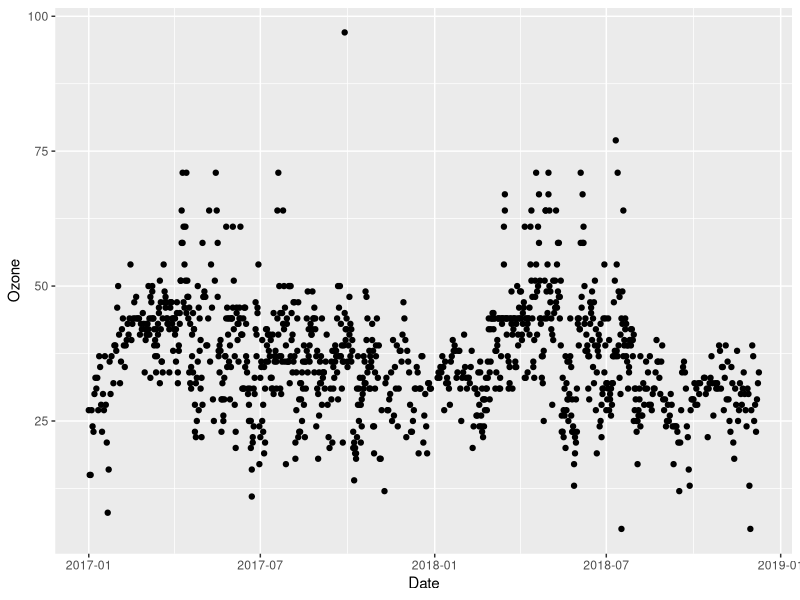
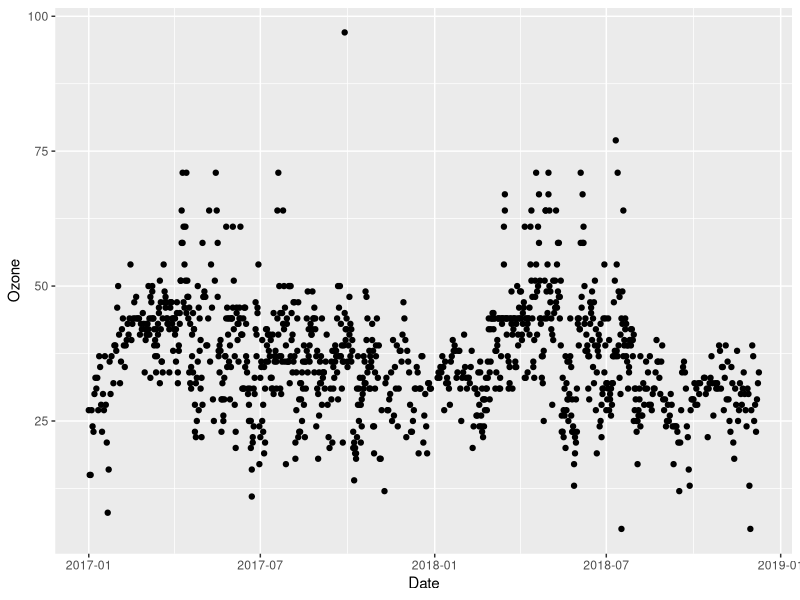
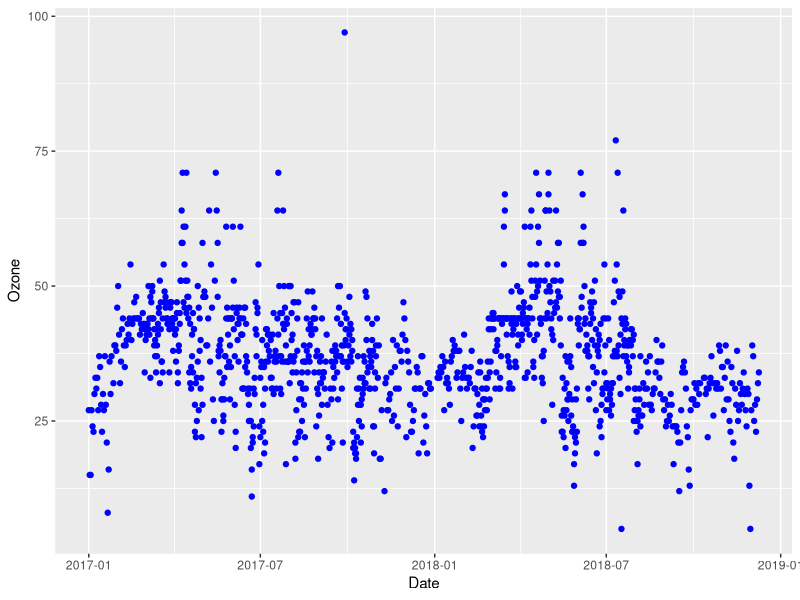
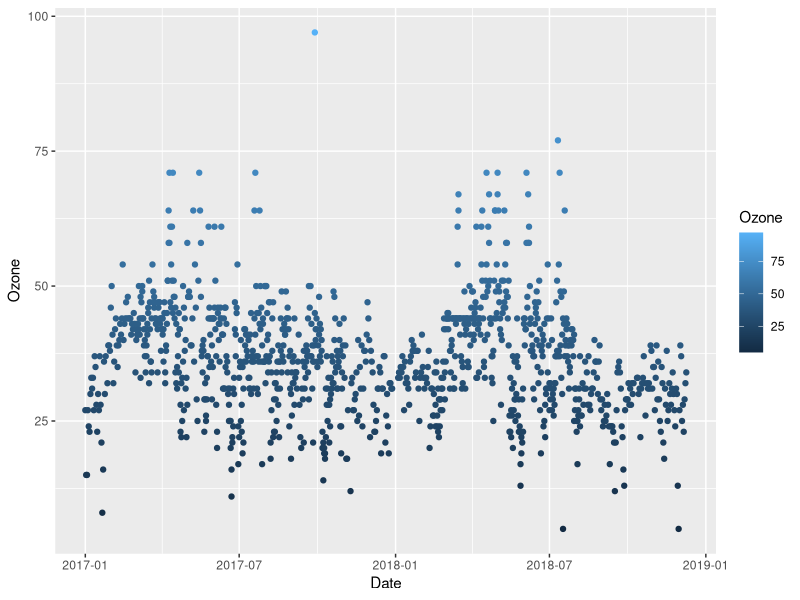
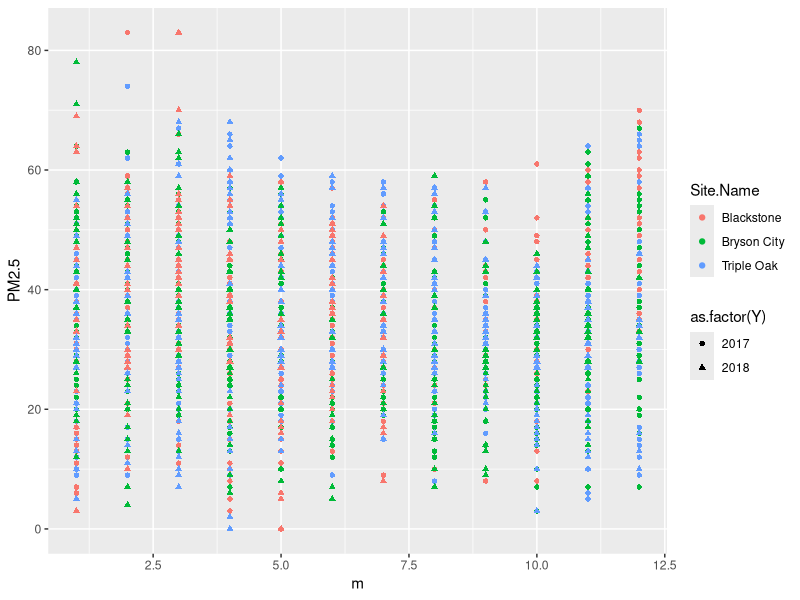
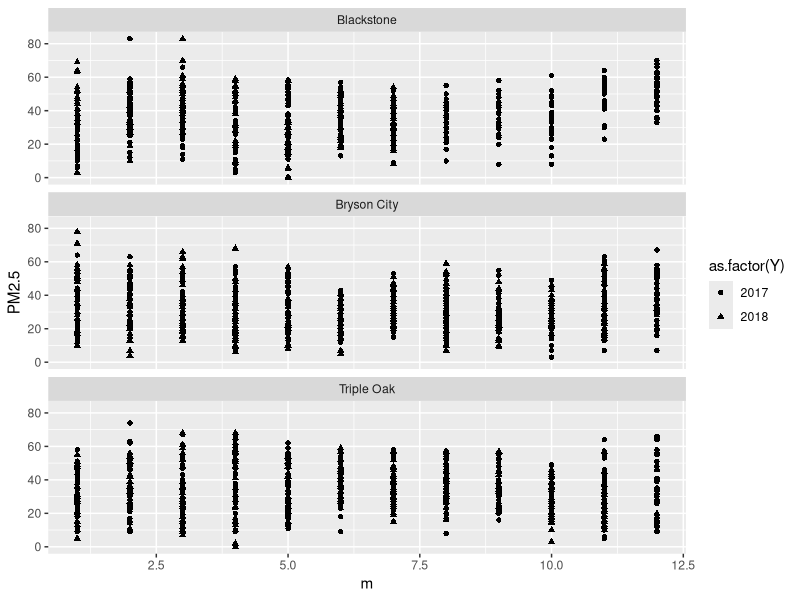
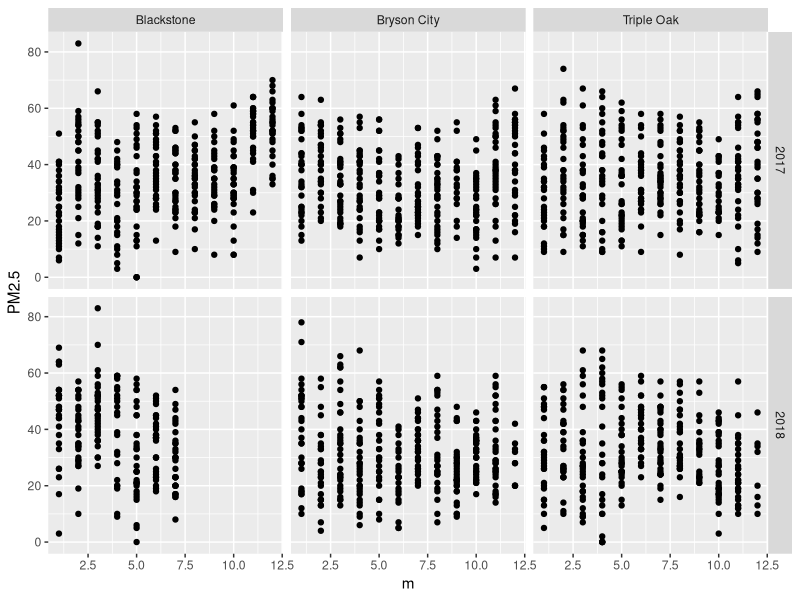
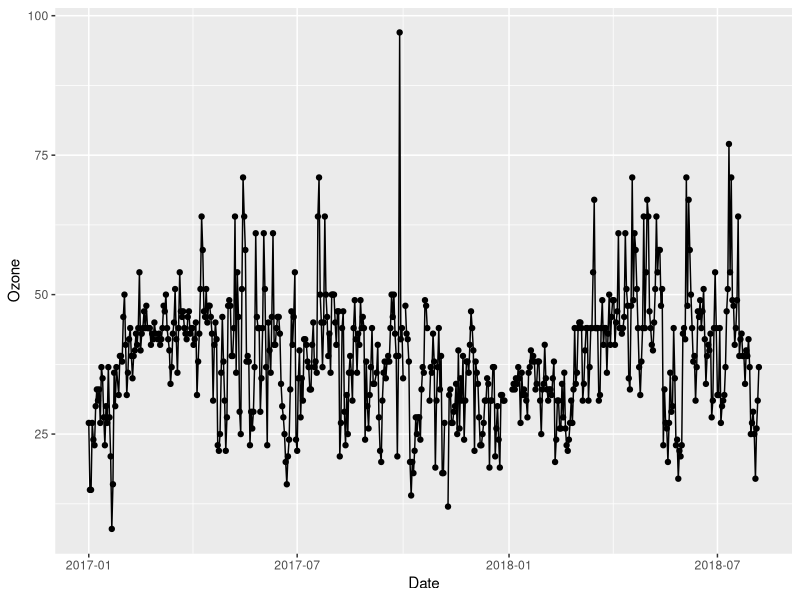

Generate these figures, in order, with R:
## ---- chunk 1
getwd()
library(tidyverse)

PeterPaul.chem.nutrients <- read.csv("./Data/Processed/NTL-LTER_Lake_Chemistry_Nutrients_PeterPaul_Processed.csv")
PeterPaul.nutrients.gathered <- read.csv("./Data/Processed/NTL-LTER_Lake_Nutrients_PeterPaulGathered_Processed.csv")
PeterPaul.chem.nutrients.summaries <- read.csv("./Data/Processed/NTL-LTER_Lake_Summaries_PeterPaul_Processed.csv")
EPAair <- read.csv("./Data/Processed/EPAair_O3_PM25_NC1718_Processed.csv")

EPAair$Date <- as.Date(EPAair$Date, format = "%Y-%m-%d")
PeterPaul.chem.nutrients$sampledate <- as.Date(PeterPaul.chem.nutrients$sampledate, format = "%Y-%m-%d")

## ---- chunk 2
# Scatterplot
ggplot(EPAair, aes(x = Date, y = Ozone)) + 
  geom_point()

O3plot <- ggplot(EPAair) +
  geom_point(aes(x = Date, y = Ozone))
print(O3plot)

# Fix this code
O3plot2 <- ggplot(EPAair) +
  geom_point(aes(x = Date, y = Ozone), color = "blue") #Color command needs to be outside aes()
print(O3plot2)

O3plot2 <- ggplot(EPAair) +
  geom_point(aes(x = Date, y = Ozone, color = Ozone)) #Color by ozone, but unnecessary here
print(O3plot2)

# Add additional variables
PMplot <- 
  ggplot(EPAair, aes(x = m, y = PM2.5, shape = as.factor(Y), color = Site.Name)) +
  geom_point() 
print(PMplot)

# Separate plot with facets
PMplot.faceted <-
  ggplot(EPAair, aes(x = m, y = PM2.5, shape = as.factor(Y))) +
  geom_point() +
  facet_wrap(vars(Site.Name), nrow = 3)
print(PMplot.faceted)

PMplot.faceted2 <-
  ggplot(EPAair, aes(x = m, y = PM2.5)) +
  geom_point() +
  facet_grid(Y ~ Site.Name)
print(PMplot.faceted2)

# Filter dataset within plot building
O3plot.Blackstone <- 
  ggplot(subset(EPAair, Site.Name == "Blackstone"), aes(x = Date, y = Ozone)) + 
  geom_point() +
  geom_line()
print(O3plot.Blackstone)

# Exercise: build your own scatterplots of PeterPaul.chem.nutrients

# 1. 
# Plot surface temperatures by day of year. 
# Color your points by year, and facet by lake in two rows.
TEMPplot.faceted <-
  ggplot(subset(PeterPaul.chem.nutrients, depth = 0)) +
  geom_point(aes(x = daynum, y = temperature_C, color = year4)) +
  facet_wrap(vars(lakename), nrow = 2)
print(TEMPplot.faceted)

#2. 
# Plot temperature by date. Color your points by depth.
# Change the size of your point to 0.5
Temp_Depth_plot <-
  ggplot(subset(PeterPaul.chem.nutrients)) +
  geom_point(aes(x = sampledate, y = temperature_C, color = depth), size = 0.5)
print(Temp_Depth_plot)

## ---- chunk 3
# Scatterplot
lightvsDO <- 
  ggplot(PeterPaul.chem.nutrients, aes(x = irradianceWater, y = dissolvedOxygen)) +
  geom_point()
print(lightvsDO)

# Adjust axes
lightvsDOfixed <- 
  ggplot(PeterPaul.chem.nutrients, aes(x = irradianceWater, y = dissolvedOxygen)) +
  geom_point() +
  xlim(0, 250) +
  ylim(0, 20)
print(lightvsDOfixed)

# Depth in the fields of limnology and oceanography is on a reverse scale
tempvsdepth <- 
  ggplot(PeterPaul.chem.nutrients, aes(x = temperature_C, y = depth)) +
  #ggplot(PeterPaul.chem.nutrients, aes(x = temperature_C, y = depth, color = daynum)) +
  geom_point() +
  scale_y_reverse() #Reverse the y-axis
print(tempvsdepth)

NvsP <-
  ggplot(PeterPaul.chem.nutrients, aes(x = tp_ug, y = tn_ug, color = depth)) +
  geom_point() #+
  #geom_smooth(method = lm) +
  #geom_abline(aes(slope = 16, intercept = 0))
print(NvsP)

# Exercise: Plot relationships between air quality measurements

# 1. 
# Plot AQI values for ozone by PM2.5, colored by site. 
# Add a line of best fit for the linear regression of these variables.

  
## ---- chunk 4
 # Barplot + error bars
PeterPaul.nutrient.summaries <- PeterPaul.nutrients.gathered %>%
  group_by(lakename, nutrient) %>%
  summarise(sd = sd(concentration), 
            mean = mean(concentration))

Nutrientplot <- 
  ggplot(PeterPaul.nutrients.gathered) +
  geom_bar(aes(x = lakename, y = concentration, fill = as.factor(nutrient)), # why did we use fill?
           position = "dodge", stat = "summary", fun.y = "mean")             # what's happening here?
print(Nutrientplot)

Nutrientplot2 <- 
  ggplot(PeterPaul.nutrient.summaries, aes(x = lakename, y = mean, fill = as.factor(nutrient))) + #
  geom_bar(stat = "identity", position = "dodge") + # what does the stat command do?
  geom_errorbar(aes(ymin = mean-sd, ymax = mean+sd), # how do we specify error bars?
                 position = "dodge")
print(Nutrientplot2)

# Are there more effective ways to produce summary stats for categories?

# Box and whiskers plot
Nutrientplot3 <-
  ggplot(PeterPaul.nutrients.gathered, aes(x = lakename, y = concentration)) +
  geom_boxplot(aes(color = nutrient)) # Why didn't we use "fill"?
print(Nutrientplot3)

# Dot plot
Nutrientplot4 <-
  ggplot(PeterPaul.nutrients.gathered, aes(x = lakename, y = concentration)) +
  geom_dotplot(aes(color = nutrient), binaxis = "y", binwidth = 1, 
               stackdir = "center", position = "dodge") #
print(Nutrientplot4)

# Violin plot
Nutrientplot5 <-
  ggplot(PeterPaul.nutrients.gathered, aes(x = lakename, y = concentration)) +
  geom_violin(aes(color = nutrient)) #
print(Nutrientplot5)

# Frequency polygons
# Using a tidy dataset
Nutrientplot6 <-
  ggplot(PeterPaul.chem.nutrients) +
  geom_freqpoly(aes(x = tn_ug), color = "black") +
  geom_freqpoly(aes(x = tp_ug), color = "darkblue") +
  geom_freqpoly(aes(x = nh34), color = "darkgray") +
  geom_freqpoly(aes(x = no23), color = "gray") +
  geom_freqpoly(aes(x = po4), color = "blue") 
print(Nutrientplot6)

# Using a gathered dataset
Nutrientplot7 <-   
  ggplot(PeterPaul.nutrients.gathered) +
  geom_freqpoly(aes(x = concentration, color = nutrient))
print(Nutrientplot7)

# Exercise: Plot distributions of AQI values for EPAair

# 1. 
# Create a bar chart plus standard deviation error bars for PM2.5, divided by year. 
# Create separate bars for each site. 

# 2. 
# Create a new plot that better depicts the distribution of PM2.5 concentrations. 
# Divide your graph by year and site.

